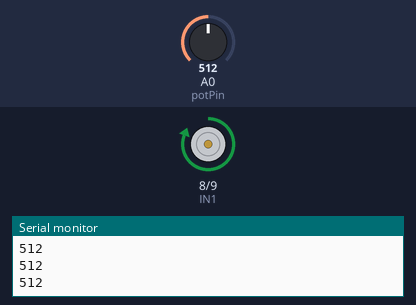
The sketch below on a simulated Arduino Uno, built with avr-gcc and run on an emulated ATmega328P. On the bench: motor-driver pin pairs drawn as motors (green arrow = first pin HIGH = forward, orange = second pin HIGH = backward, longer = more drive), the last lines printed to the serial monitor. The inputs (shaded band) are chosen by the test bench; at power-on: A0 (potPin) = 512.

Above: at 1.2 s.
1.3 s: A0 (potPin) set to 575
2.8 s: A0 (potPin) set to 608
At 3.9 s:
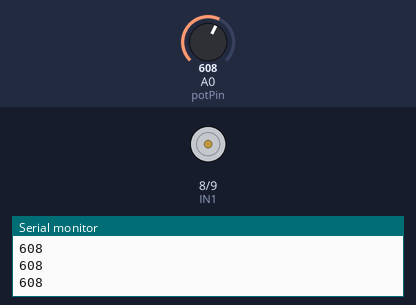
4.3 s: A0 (potPin) set to 716
At 4.9 s:
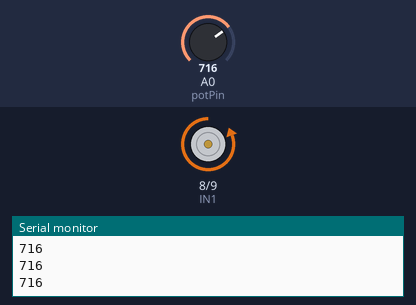
5.8 s: A0 (potPin) set to 511
At 6.1 s:
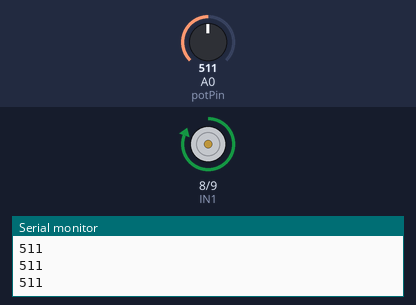
7.3 s: A0 (potPin) set to 900
At 8.4 s:
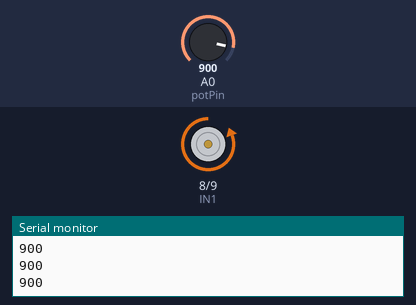
Timing chart, 0 to 9.8 s (numbered marks = the images above; inputs shaded):
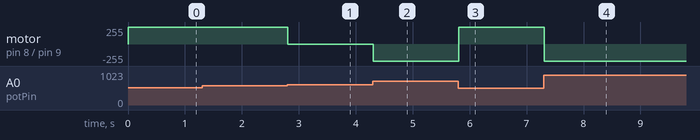

The sketch:

HombroInmoov.ino
```cpp
int IN1 = 8;
int IN2 = 9;

int potPin = A0;

int objetivo = 600; // ajusta según tu montaje

void setup() {
  pinMode(IN1, OUTPUT);
  pinMode(IN2, OUTPUT);
  Serial.begin(9600);
}

void loop() {
  int posicion = analogRead(potPin);
  Serial.println(posicion);

  if (posicion < objetivo - 10) {
    digitalWrite(IN1, HIGH);
    digitalWrite(IN2, LOW);
  }
  else if (posicion > objetivo + 10) {
    digitalWrite(IN1, LOW);
    digitalWrite(IN2, HIGH);
  }
  else {
    digitalWrite(IN1, LOW);
    digitalWrite(IN2, LOW); // detener
  }
}
```

Measured:
- the behaviour switches between 589 and 590 on A0 (potPin) (found by bisection; images 0 and 1)
- after the input at 2.8 s, motor on pin 8 (IN1) / pin 9 (IN2): forward 255/255 → stopped at once
- after the input at 4.3 s, motor on pin 8 (IN1) / pin 9 (IN2): stopped → backward 255/255 at once
- after the input at 5.8 s, motor on pin 8 (IN1) / pin 9 (IN2): backward 255/255 → forward 255/255 at once
- after the input at 7.3 s, motor on pin 8 (IN1) / pin 9 (IN2): forward 255/255 → backward 255/255 at once
